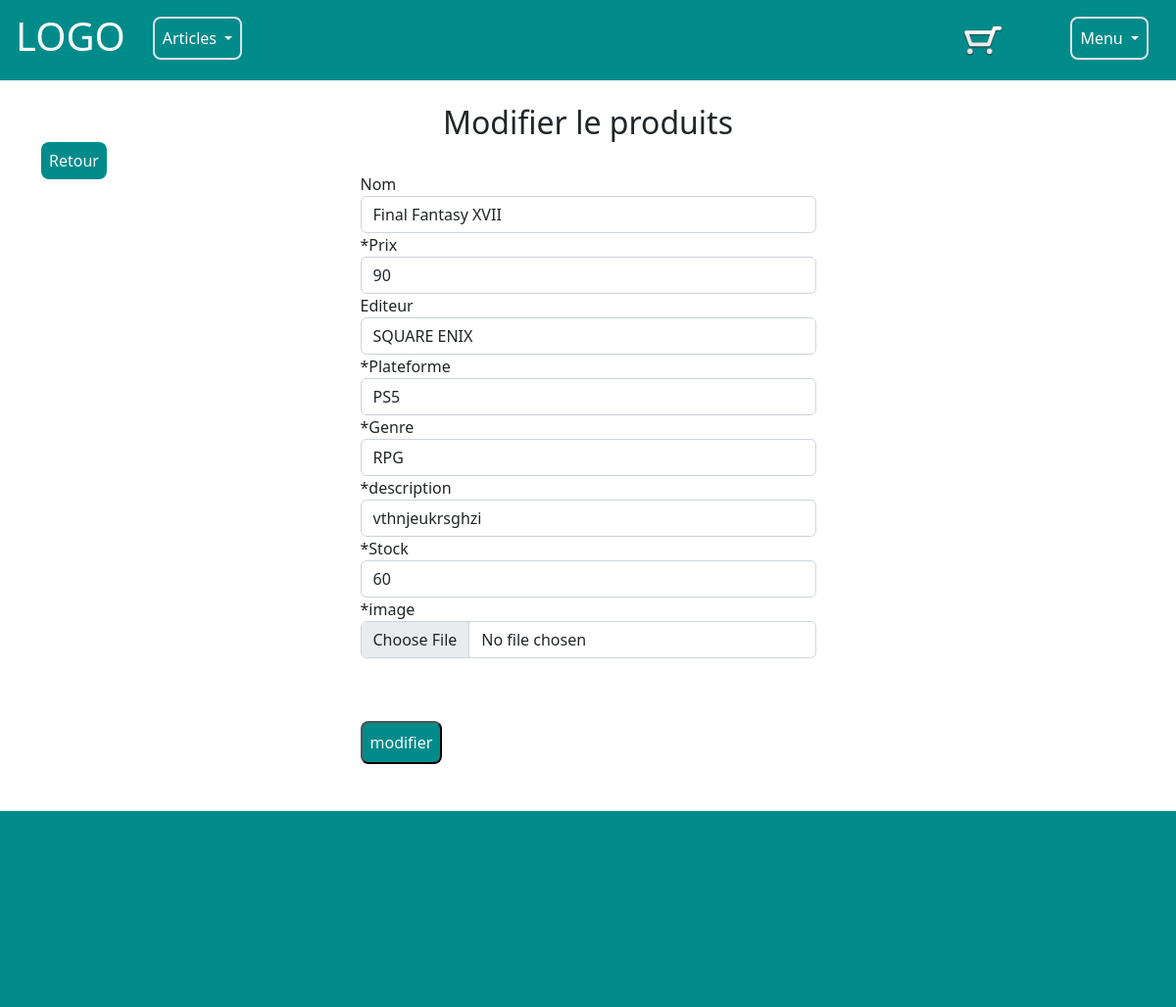
The app's page /modifier_produit.php?id=67 with its own data.
### tables this page shows
CREATE TABLE IF NOT EXISTS `produits` (
  `id_produit` int NOT NULL AUTO_INCREMENT,
  `nom` varchar(40) NOT NULL,
  `prix` int NOT NULL,
  `description` text NOT NULL,
  `image` text NOT NULL,
  `Stock` int DEFAULT NULL,
  `id_genre` int NOT NULL,
  `id_plateforme` int NOT NULL,
  `id_editeur` int NOT NULL,
  PRIMARY KEY (`id_produit`),
  KEY `fk_id_plateforme` (`id_plateforme`),
  KEY `fk_id_editeur` (`id_editeur`),
  KEY `fk_id_genre` (`id_genre`)
);

### modifier_produit.php (the view, shortened to what this page needs)
<?php
require_once 'inc/bdd.php';
if (isset($_GET['id'])) {
    $recup = $myDb->prepare("SELECT produits.*, editeur.nom as editeur_nom, plateforme.nom as plateforme_nom, genre.nom as genre_nom
    FROM produits
    LEFT JOIN editeur ON editeur.id_editeur = produits.id_editeur
    LEFT JOIN genre ON genre.id_genre = produits.id_genre
    LEFT JOIN plateforme ON plateforme.id_plateforme = produits.id_plateforme
    WHERE id_produit = '$_GET[id]'");
    $recup->execute();
    $produit = $recup->fetch(PDO::FETCH_OBJ);
}
$recup = $myDb->prepare("SELECT * FROM editeur");
$recup->execute();
$editeurs = $recup->fetchAll(PDO::FETCH_OBJ);
$recup = $myDb->prepare("SELECT * FROM plateforme");
$recup->execute();
$plateformes = $recup->fetchAll(PDO::FETCH_OBJ);
$recup = $myDb->prepare("SELECT * FROM genre");
$recup->execute();
$genres = $recup->fetchAll(PDO::FETCH_OBJ);
require_once 'composants/header.php';
?>
<h2 class="text-center mt-4">Modifier le produits</h2>
<div class="container">
    <a class="btnconnexion  rounded-3 p-2 text-light mb-5 mt-5 text-decoration-none" href="espaceAdmin.php">Retour</a>
    <form class="mx-auto col-md-5" method="POST" enctype="multipart/form-data">
        <label for="nom">Nom</label>
        <input type="text" value="<?= $produit->nom ?>" name="nom" class="form-control" placeholder="Entrez un nom de produit">
        <label for="price">*Prix</label>
        <input type="float" value="<?= $produit->prix ?>" name="prix" class="form-control" placeholder="Entrez votre un prix">
        <label for="editeur">Editeur</label>
        <select name="editeur" id="" class="form-control">
            <?php foreach ($editeurs as $unEditeur) : ?>
                <option value="<?= $produit->editeur_nom ?>"><?= $unEditeur->nom ?></option>
            <?php endforeach; ?>
        </select>
        <label for="plateforme">*Plateforme</label>
        <select name="plateforme" id="" class="form-control">
            <?php foreach ($plateformes as $unePlateforme) : ?>
                <option><?= $unePlateforme->nom ?></option>
            <?php endforeach; ?>
        </select>
        <label for="category">*Genre</label>
        <select name="genre" id="" class="form-control">
            <?php foreach ($genres as $unGenre) : ?>
                <option value=""><?= $unGenre->nom ?> </option>
            <?php endforeach; ?>
        </select>
        <label for="description">*description</label>
        <input type="textArea" value="<?= $produit->description ?>" name="description" class="form-control" placeholder="Entrez une description">
        <label for="ville">*Stock</label>
        <input type="number" value="<?= $produit->Stock ?>" name="stock" class="form-control" placeholder="Nb de produits en stock">
        <label for="photo">*image</label>
        <input type="file" value="<?= $produit->image ?>" name="image" class="form-control"><br>
        <img value="<?=$produit->image ?>" src="<?= $produit->image ?>" width="45%"><br>
        <button type="submit" name="ajouter" class="btnconnexion  rounded-3 p-2 text-light mb-5 mt-3">modifier</button>
    </form>
</div>
<?php
require_once 'composants/footer.php';
?>

### css/style.css (style rules this page uses)
* { margin: 0; padding: 0; }
.btnconnexion { background-color: darkcyan; }

### records on screen
produits: nom "Final Fantasy XVII", prix "90", description "vthnjeukrsghzi", stock "60"

### other values on screen
form field editeur "SQUARE ENIX"
form field plateforme "PS5"
form field genre "RPG"
